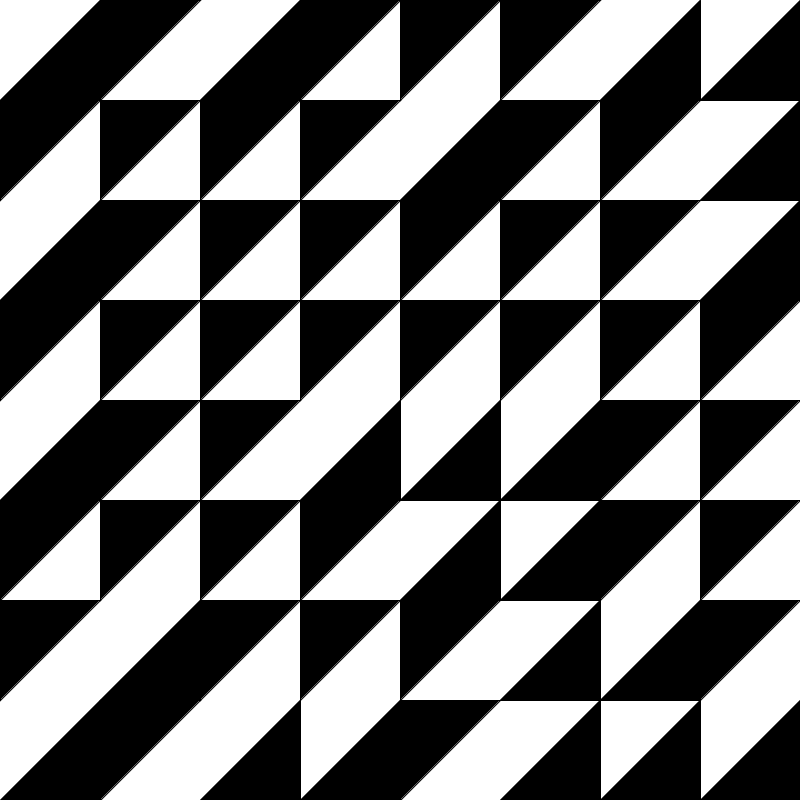
Frame 1 (no input)
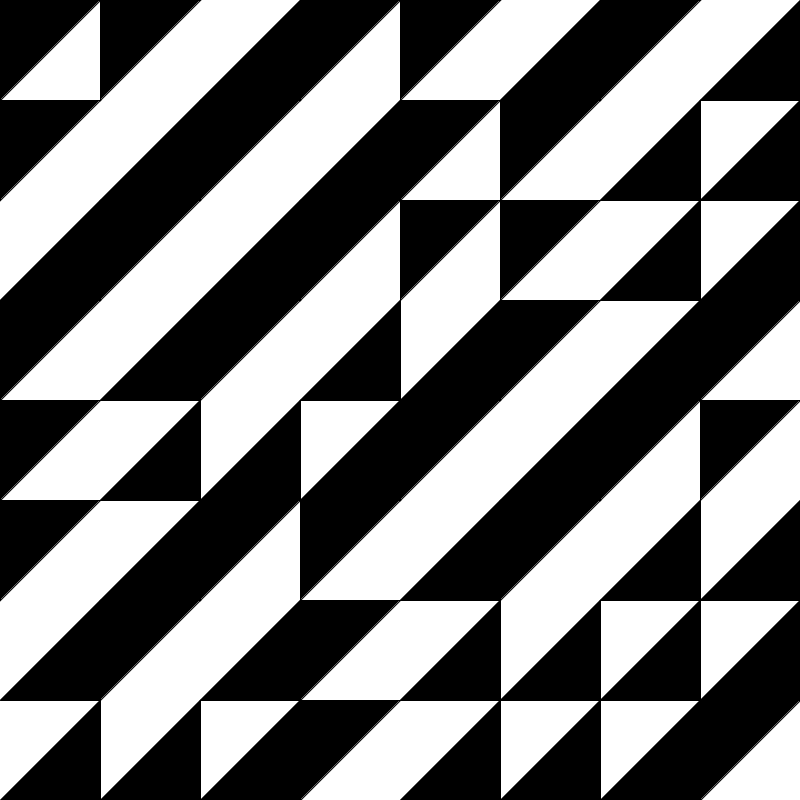
Frame 2 (the mouse pressed at the canvas centre, redrawn once)

The Processing sketch that drew these frames (run headless with seeded random() and noise(); the mouse was pressed at the canvas centre and the sketch redrawn once):

// Processing sketch: azulejo_en_lineas_diagonal
// ── azulejo_en_lineas_diagonal.pde
int numCells= 8;
float sizeCell;
void setup() {
  size(800, 800);
  sizeCell = width / numCells;
}


void draw() {
  background(255);
  for (int i = 0; i<numCells; i++) {
    for (int j = 0; j<numCells; j++) {
     // noStroke();
      cell(i, j);
    }
  }
  noLoop();
}


void cell (int i, int j) {
  if (random(1.0)< 0.5) {
    tileA(i, j);
  } else {
    tileB(i, j);
  }
}

void tileA (int i, int j) {
  float x = i * sizeCell;
  float y = j * sizeCell;

  fill(0);
  beginShape();
  vertex(x, y);
  vertex(x+sizeCell, y);
  vertex(x, y+sizeCell);
  endShape(CLOSE);
}

void tileB (int i, int j) {
  float x = i * sizeCell;
  float y = j * sizeCell;

  fill(0);
  beginShape();
  vertex(x+sizeCell, y);
  vertex(x, y+sizeCell);
  vertex(x +sizeCell, y+sizeCell);
  endShape(CLOSE);
}
void mouseClicked() {
  redraw();
}
